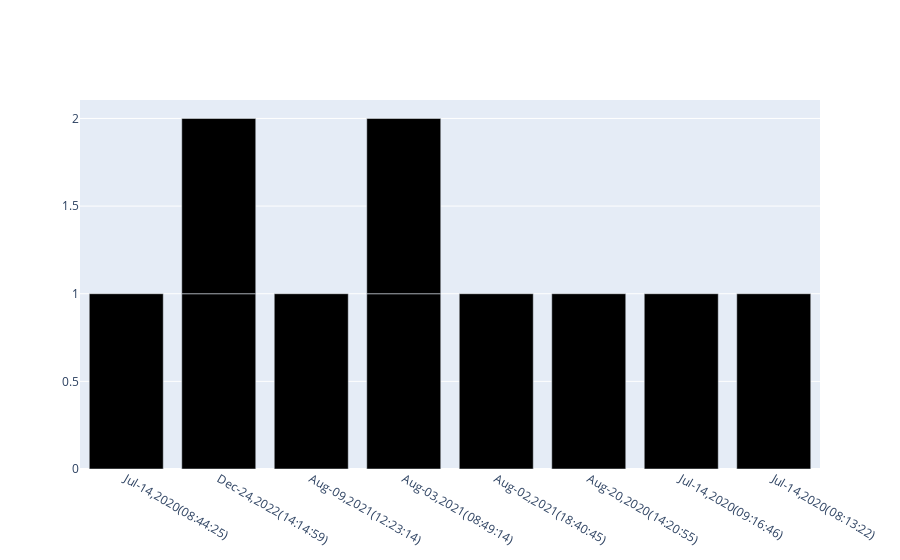

Notebook code cell kept with this figure:
### Code cell
import pandas as pd
import numpy as np
import plotly.graph_objects as go

gitFig = go.Figure()
all_var_list = [{'var_name': 'define', 'hash': 'e37e1d7aab99070a65094e784721b4d05fb86444', 'file_name': 'kernels/update_halo_kernel_c.c', 'occ': 80},{'var_name': 'pragma', 'hash': 'e37e1d7aab99070a65094e784721b4d05fb86444', 'file_name': 'kernels/update_halo_kernel_c.c', 'occ': 121}, {'var_name': 'pragma', 'hash': 'e37e1d7aab99070a65094e784721b4d05fb86444', 'file_name': 'kernels/viscosity_kernel_c.c', 'occ': 3}, {'var_name': 'pragma', 'hash': 'e37e1d7aab99070a65094e784721b4d05fb86444', 'file_name': 'kernels/field_summary_kernel_c.c', 'occ': 2}, {'var_name': 'pragma', 'hash': 'e37e1d7aab99070a65094e784721b4d05fb86444', 'file_name': 'kernels/revert_kernel_c.c', 'occ': 5}, {'var_name': 'pragma', 'hash': 'e37e1d7aab99070a65094e784721b4d05fb86444', 'file_name': 'kernels/calc_dt_kernel_c.c', 'occ': 3}, {'var_name': 'pragma', 'hash': 'e37e1d7aab99070a65094e784721b4d05fb86444', 'file_name': 'kernels/accelerate_kernel_c.c', 'occ': 3}, {'var_name': 'pragma', 'hash': 'e37e1d7aab99070a65094e784721b4d05fb86444', 'file_name': 'kernels/ideal_gas_kernel_c.c', 'occ': 2}, {'var_name': 'pragma', 'hash': 'e37e1d7aab99070a65094e784721b4d05fb86444', 'file_name': 'kernels/advec_cell_kernel_c.c', 'occ': 15}, {'var_name': 'pragma', 'hash': 'e37e1d7aab99070a65094e784721b4d05fb86444', 'file_name': 'kernels/pack_kernel_c.c', 'occ': 12}, {'var_name': 'pragma', 'hash': 'e37e1d7aab99070a65094e784721b4d05fb86444', 'file_name': 'kernels/generate_chunk_kernel_c.c', 'occ': 10}, {'var_name': 'pragma', 'hash': 'e37e1d7aab99070a65094e784721b4d05fb86444', 'file_name': 'kernels/flux_calc_kernel_c.c', 'occ': 5}, {'var_name': 'pragma', 'hash': 'e37e1d7aab99070a65094e784721b4d05fb86444', 'file_name': 'kernels/PdV_kernel_c.c', 'occ': 5}, {'var_name': 'pragma', 'hash': 'e37e1d7aab99070a65094e784721b4d05fb86444', 'file_name': 'kernels/reset_field_kernel_c.c', 'occ': 9}, {'var_name': 'pragma', 'hash': 'e37e1d7aab99070a65094e784721b4d05fb86444', 'file_name': 'kernels/advec_mom_kernel_c.c', 'occ': 27}, {'var_name': 'pragma', 'hash': 'e37e1d7aab99070a65094e784721b4d05fb86444', 'file_name': 'kernels/initialise_chunk_kernel_c.c', 'occ': 15}]

all_var_df = pd.DataFrame(all_var_list)
# all_var_df.head()
# code_senese_df = pd.merge(all_var_df, git_nodes_df, left_on="hash", right_on="sha", how="outer")
# code_senese_df["formatted_date"] = pd.to_datetime(code_senese_df['date']).dt.strftime("%b-%d,%Y(%H:%M:%S)")

dl = 'Jul-14,2020(08:44:25)','Dec-24,2022(14:14:59)','Dec-24,2022(14:14:59)','Aug-09,2021(12:23:14)','Aug-03,2021(08:49:14)','Aug-03,2021(08:49:14)','Aug-02,2021(18:40:45)','Aug-20,2020(14:20:55)','Jul-14,2020(09:16:46)', 'Jul-14,2020(08:13:22)'
code_senese_df = {'formatted_date':dl, "occ":[1,1,1,1,1,1,1,1,1,1]}
print(len(code_senese_df["formatted_date"]))
print(len(code_senese_df["occ"]))
gitFig.add_trace(go.Bar(x=code_senese_df["formatted_date"], y=code_senese_df['occ'],
                                    # mode='markers',
                                    marker = {'color' : 'black'},
                                    name='hello')
                            )
gitFig.show()

### Figure 1 — Plotly figure (JSON) as saved in the notebook; plotly's stock layout.template omitted (floating-point values rounded to 4 significant figures)
{"data": [{"marker": {"color": "black"}, "name": "hello", "type": "bar", "x": ["Jul-14,2020(08:44:25)", "Dec-24,2022(14:14:59)", "Dec-24,2022(14:14:59)", "Aug-09,2021(12:23:14)", "Aug-03,2021(08:49:14)", "Aug-03,2021(08:49:14)", "Aug-02,2021(18:40:45)", "Aug-20,2020(14:20:55)", "Jul-14,2020(09:16:46)", "Jul-14,2020(08:13:22)"], "y": [1, 1, 1, 1, 1, 1, 1, 1, 1, 1]}], "layout": {}}
